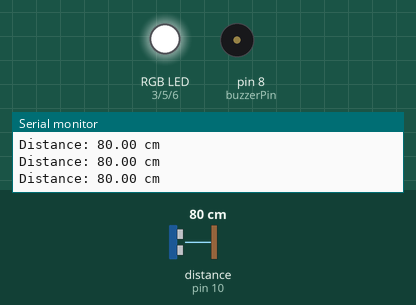
Bench run of a sketch on a simulated Arduino Uno, built with avr-gcc and run on an emulated ATmega328P. Shown: an RGB LED mixed from three pins (HIGH = lit), buzzer (waves = sounding), the last lines printed to the serial monitor. Wiring (inferred from the names in the program): ultrasonic range finder: trigger pin 9; echo pin 10. The test bench sets the inputs (shaded band); at power-on: distance to the obstacle (sensor on pin 10) 80 cm. The echo pulse lasts 58.3 µs per cm; pins used as bus, display or sensor lines are not drawn.

Above: at 1.2 s.
1.3 s: distance to the obstacle (sensor on pin 10) set to 12 cm
4.3 s: distance to the obstacle (sensor on pin 10) set to 9 cm
At 5.1 s:
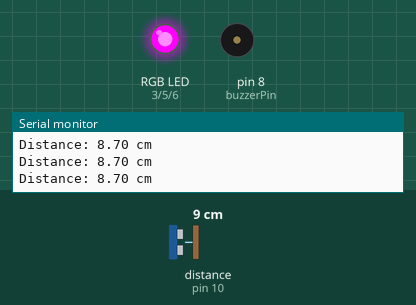
6.0 s: distance to the obstacle (sensor on pin 10) set to 18 cm
At 7.2 s:
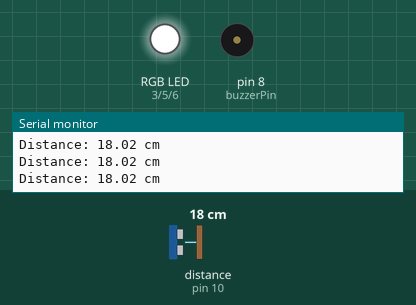
7.5 s: distance to the obstacle (sensor on pin 10) set to 2 cm
At 7.64 s:
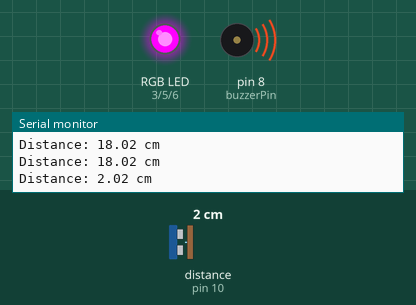
Timing chart, 0 to 10.2 s (numbered marks = the images above; inputs shaded):
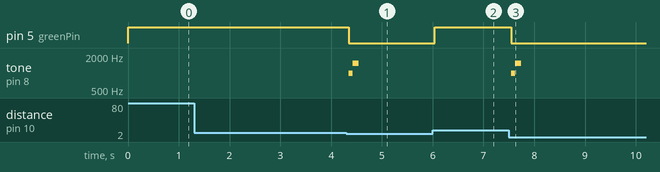

Measured:
- the behaviour switches between 11 and 10 cm on distance to the obstacle (sensor on pin 10) (found by bisection; images 0 and 1)
- after the input at 4.3 s, pin 5 (greenPin): HIGH → LOW at once; tone on pin 8 (buzzerPin): silent → 1000 Hz at once, → 1500 Hz 0.08 s later, → silent 0.12 s later
- after the input at 6.0 s, pin 5 (greenPin): LOW → HIGH at once
- after the input at 7.5 s, pin 5 (greenPin): HIGH → LOW after 0.05 s; tone on pin 8 (buzzerPin): silent → 1000 Hz after 0.05 s, → 1500 Hz 0.08 s later, → silent 0.12 s later

The sketch:

pushup_counting.ino
```cpp
// Smart Push-Up Counter

const int trigPin = 9;
const int echoPin = 10;
const int redPin = 3;
const int greenPin = 5;
const int bluePin = 6;
const int buzzerPin = 8;

long duration;
float distanceCm;
bool pushUpCounted = false;

void setup() {
  Serial.begin(9600);
  pinMode(trigPin, OUTPUT);
  pinMode(echoPin, INPUT);
  pinMode(redPin, OUTPUT);
  pinMode(greenPin, OUTPUT);
  pinMode(bluePin, OUTPUT);
  pinMode(buzzerPin, OUTPUT);


  setColor(255, 255, 255);

  Serial.println("Push-Up Counter Started");
}

void loop() {
  // Send ultrasonic pulse
  digitalWrite(trigPin, LOW);
  delayMicroseconds(2);
  digitalWrite(trigPin, HIGH);
  delayMicroseconds(10);
  digitalWrite(trigPin, LOW);


  duration = pulseIn(echoPin, HIGH);

  // Convert time to distance in cm
  distanceCm = duration * 0.0343 / 2;

  Serial.print("Distance: ");
  Serial.print(distanceCm);
  Serial.println(" cm");

  // --- Push-Up Logic ---

  if (distanceCm > 0 && distanceCm < 10) {
    // Target reached (< 10cm): Turn RGB Green
    setColor(255, 0, 255); // (Red OFF, Green ON, Blue OFF)

    // Play confirmation chime once
    if (!pushUpCounted) {
      tone(buzzerPin, 1000);
      delay(80);
      tone(buzzerPin, 1500);
      delay(120);
      noTone(buzzerPin);

      pushUpCounted = true;
    }
  }
  else {
    // Not in zone (>= 10cm): Turn RGB OFF completely
    setColor(255, 255, 255);
    noTone(buzzerPin);

    // Reset when moving back up
    if (distanceCm >= 12) {
      pushUpCounted = false;
    }
  }

  delay(50);
}

void setColor(int redValue, int greenValue, int blueValue) {
  analogWrite(redPin, redValue);
  analogWrite(greenPin, greenValue);
  analogWrite(bluePin, blueValue);
}
```
